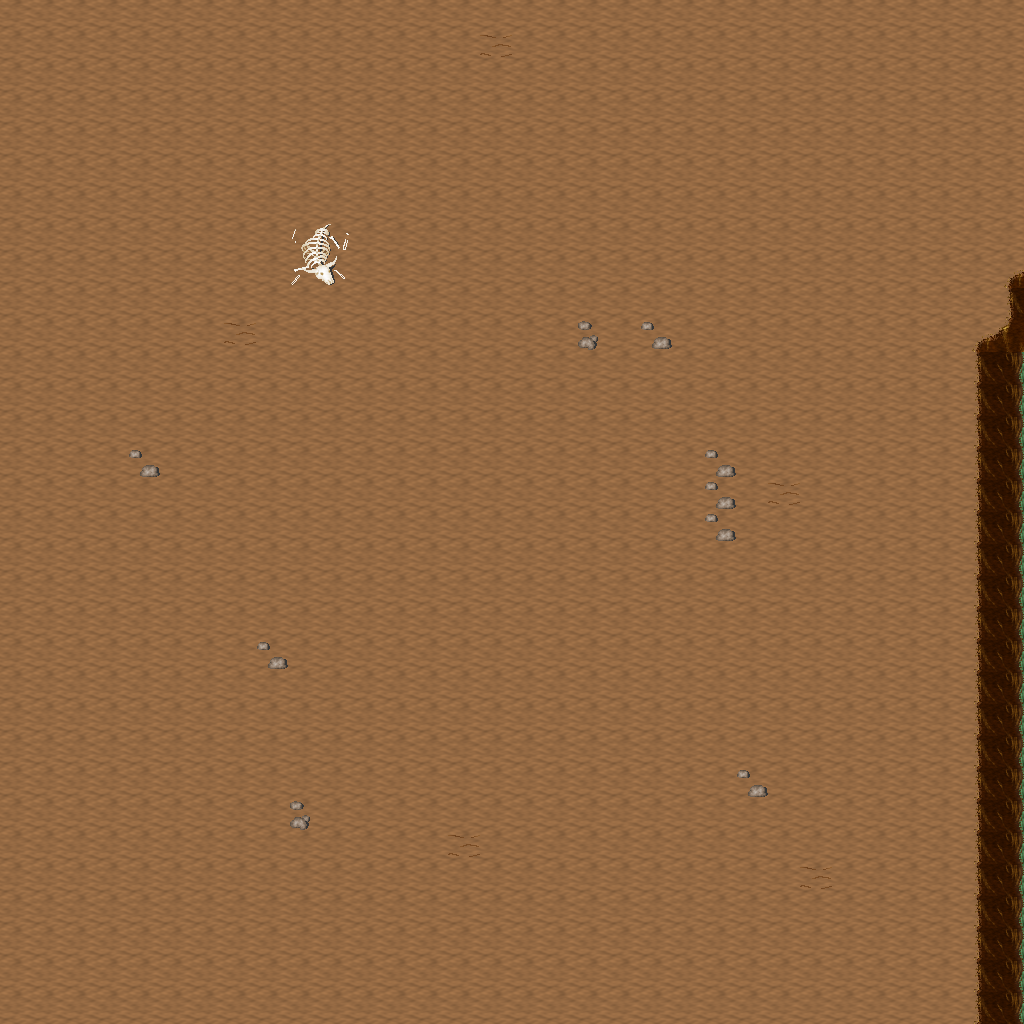

This game map was drawn from its Tiled (.tmx) file and the tilesets committed beside it. A one-line description and the trimmed map source follow:
An orthogonal 32x32 tile map with 32x32 px tiles, 5 tile layers (Ground, Objects, Objects2, Above, ...), 1 hidden layer not drawn, 29 tilesets.

<map version="1.10" tiledversion="1.11.0" orientation="orthogonal" renderorder="right-down" width="32" height="32" tilewidth="32" tileheight="32" infinite="0" nextlayerid="11" nextobjectid="1">
 <tileset firstgid="1" name="ground_ground" tilewidth="32" tileheight="32" tilecount="33" columns="3">
  <image source="../drawable/ground_ground.png" width="96" height="352" />
 </tileset>
 <tileset firstgid="34" name="ground_ridge_earth_dark" tilewidth="32" tileheight="32" tilecount="96" columns="12">
  <image source="../drawable/ground_ridge_earth_dark.png" width="384" height="256" />
 </tileset>
 <tileset firstgid="130" name="ground_rock_pebbles" tilewidth="32" tileheight="32" tilecount="3" columns="1">
  <image source="../drawable/ground_rock_pebbles.png" width="32" height="96" />
 </tileset>
 <tileset firstgid="133" name="ground_ladder_steps" tilewidth="32" tileheight="32" tilecount="6" columns="3">
  <image source="../drawable/ground_ladder_steps.png" width="96" height="64" />
 </tileset>
 <tileset firstgid="139" name="ground_grass_edges" tilewidth="32" tileheight="32" tilecount="36" columns="12">
  <image source="../drawable/ground_grass_edges.png" width="384" height="96" />
 </tileset>
 <tileset firstgid="175" name="ground_grass_corners" tilewidth="32" tileheight="32" tilecount="24" columns="6">
  <image source="../drawable/ground_grass_corners.png" width="192" height="128" />
 </tileset>
 <tileset firstgid="199" name="ground_earth_edges" tilewidth="32" tileheight="32" tilecount="18" columns="6">
  <image source="../drawable/ground_earth_edges.png" width="192" height="96" />
 </tileset>
 <tileset firstgid="217" name="plant_flower_daisy_white" tilewidth="32" tileheight="32" tilecount="8" columns="2">
  <image source="../drawable/plant_flower_daisy_white.png" width="64" height="128" />
 </tileset>
 <tileset firstgid="225" name="item_corpse_huge_animal" tilewidth="32" tileheight="32" tilecount="16" columns="2">
  <image source="../drawable/item_corpse_huge_animal.png" width="64" height="256" />
 </tileset>
 <tileset firstgid="241" name="plant_grasses" tilewidth="32" tileheight="32" tilecount="6" columns="3">
  <image source="../drawable/plant_grasses.png" width="96" height="64" />
 </tileset>
 <tileset firstgid="247" name="plant_flower_daisy_blue" tilewidth="32" tileheight="32" tilecount="8" columns="2">
  <image source="../drawable/plant_flower_daisy_blue.png" width="64" height="128" />
 </tileset>
 <tileset firstgid="255" name="plant_flower_daisy_yellow" tilewidth="32" tileheight="32" tilecount="8" columns="2">
  <image source="../drawable/plant_flower_daisy_yellow.png" width="64" height="128" />
 </tileset>
 <tileset firstgid="263" name="plant_flower_daisy_red" tilewidth="32" tileheight="32" tilecount="8" columns="2">
  <image source="../drawable/plant_flower_daisy_red.png" width="64" height="128" />
 </tileset>
 <tileset firstgid="271" name="plant_bush_bushes" tilewidth="32" tileheight="32" tilecount="10" columns="5">
  <image source="../drawable/plant_bush_bushes.png" width="160" height="64" />
 </tileset>
 <tileset firstgid="281" name="plant_stump_stump_brown" tilewidth="32" tileheight="32" tilecount="4" columns="2">
  <image source="../drawable/plant_stump_stump_brown.png" width="64" height="64" />
 </tileset>
 <tileset firstgid="285" name="logic_creature_orc" tilewidth="32" tileheight="32" tilecount="6" columns="6">
  <image source="../drawable/logic_creature_orc.png" width="192" height="32" />
 </tileset>
 <tileset firstgid="291" name="logic_creature_gnome" tilewidth="32" tileheight="32" tilecount="6" columns="6">
  <image source="../drawable/logic_creature_gnome.png" width="192" height="32" />
 </tileset>
 <tileset firstgid="297" name="logic_portal" tilewidth="32" tileheight="32" tilecount="24" columns="8">
  <image source="../drawable/logic_portal.png" width="256" height="96" />
 </tileset>
 <tileset firstgid="321" name="logic_creature_animal" tilewidth="32" tileheight="32" tilecount="32" columns="8">
  <image source="../drawable/logic_creature_animal.png" width="256" height="128" />
 </tileset>
 <tileset firstgid="353" name="logic_collision" tilewidth="32" tileheight="32" tilecount="1" columns="1">
  <image source="../drawable/logic_collision.png" width="32" height="32" />
 </tileset>
 <tileset firstgid="354" name="plant_tree_dead_tree_5" tilewidth="32" tileheight="32" tilecount="20" columns="4">
  <image source="../drawable/plant_tree_dead_tree_5.png" width="128" height="160" />
 </tileset>
 <tileset firstgid="374" name="plant_tree_dead_tree_6" tilewidth="32" tileheight="32" tilecount="20" columns="4">
  <image source="../drawable/plant_tree_dead_tree_6.png" width="128" height="160" />
 </tileset>
 <tileset firstgid="394" name="plant_tree_dead_tree_7" tilewidth="32" tileheight="32" tilecount="20" columns="4">
  <image source="../drawable/plant_tree_dead_tree_7.png" width="128" height="160" />
 </tileset>
 <tileset firstgid="414" name="plant_bush_large_dead" tilewidth="32" tileheight="32" tilecount="2" columns="1">
  <image source="../drawable/plant_bush_large_dead.png" width="32" height="64" />
 </tileset>
 <tileset firstgid="416" name="plant_bush_large_wide_dead" tilewidth="32" tileheight="32" tilecount="4" columns="2">
  <image source="../drawable/plant_bush_large_wide_dead.png" width="64" height="64" />
 </tileset>
 <tileset firstgid="420" name="plant_grasses_wildland" tilewidth="32" tileheight="32" tilecount="4" columns="4">
  <image source="../drawable/plant_grasses_wildland.png" width="128" height="32" />
 </tileset>
 <tileset firstgid="424" name="object_skullsonspikes_l" tilewidth="32" tileheight="32" tilecount="12" columns="4">
  <image source="../drawable/object_skullsonspikes_l.png" width="128" height="96" />
 </tileset>
 <tileset firstgid="436" name="object_skullsonspikes_r" tilewidth="32" tileheight="32" tilecount="12" columns="4">
  <image source="../drawable/object_skullsonspikes_r.png" width="128" height="96" />
 </tileset>
 <tileset firstgid="448" name="logic_item_herb" tilewidth="32" tileheight="32" tilecount="5" columns="5">
  <image source="../drawable/logic_item_herb.png" width="160" height="32" />
 </tileset>
 <layer id="1" name="Ground" width="32" height="32">
  <data>[1024 cells, 1024 non-empty, 2 distinct tile ids]</data>
 </layer>
 <layer id="2" name="Objects" width="32" height="32">
  <data>[1024 cells, 46 non-empty, 4 distinct tile ids]</data>
 </layer>
 <layer id="3" name="Objects2" width="32" height="32">
  <data>[1024 cells, 18 non-empty, 7 distinct tile ids]</data>
 </layer>
 <layer id="4" name="Above" width="32" height="32">
  <data>[1024 cells, 0 non-empty, 0 distinct tile ids]</data>
 </layer>
 <layer id="5" name="Above2" width="32" height="32">
  <data>[1024 cells, 0 non-empty, 0 distinct tile ids]</data>
 </layer>
 <layer id="6" name="Walkable" width="32" height="32" visible="0">
  <data>[1024 cells, 49 non-empty, 1 distinct tile ids]</data>
 </layer>
 <objectgroup id="7" name="Mapevents" />
 <objectgroup id="8" name="Spawn" />
 <objectgroup id="9" name="Keys" />
 <objectgroup id="10" name="Replace" />
</map>
